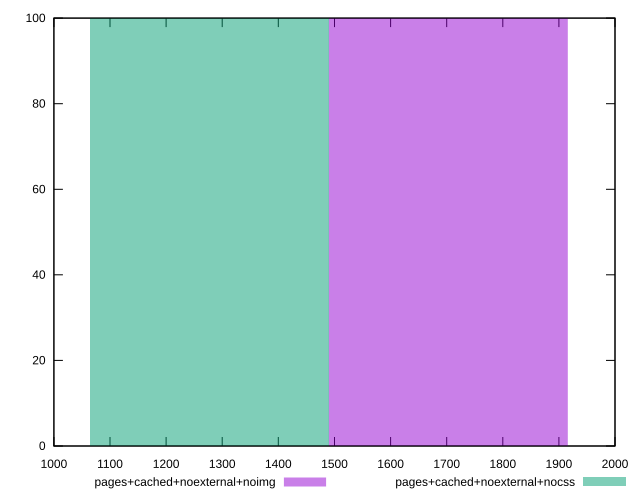

This figure's gnuplot source:
reset
set terminal svg size 640, 500 enhanced background rgb 'white'
set output "reprap/uses-long-cache-ttl/comparison/histogram/8_vs_9.svg"

$pagesCachedNoexternalNoimg <<EOF
1702.771966903449 100
EOF

$pagesCachedNoexternalNocss <<EOF
1277.078975177587 100
EOF

set key outside below
set boxwidth 425.69299172586227
set yrange [0:100]
set style fill transparent solid 0.5 noborder

plot \
  $pagesCachedNoexternalNoimg title "pages+cached+noexternal+noimg" with boxes, \
  $pagesCachedNoexternalNocss title "pages+cached+noexternal+nocss" with boxes, \


reset
